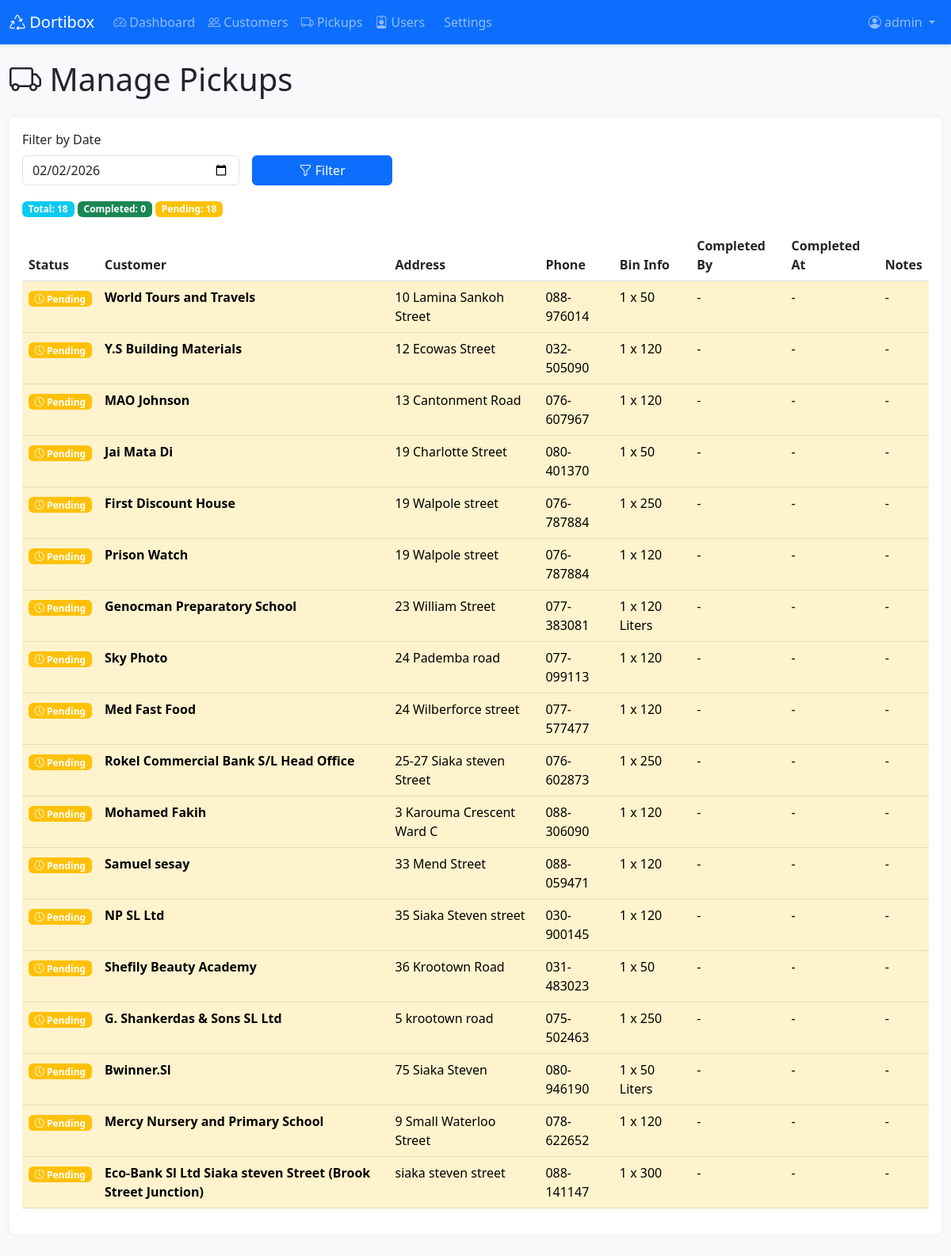
Before: /admin/pickups (signed in) with the older database file.
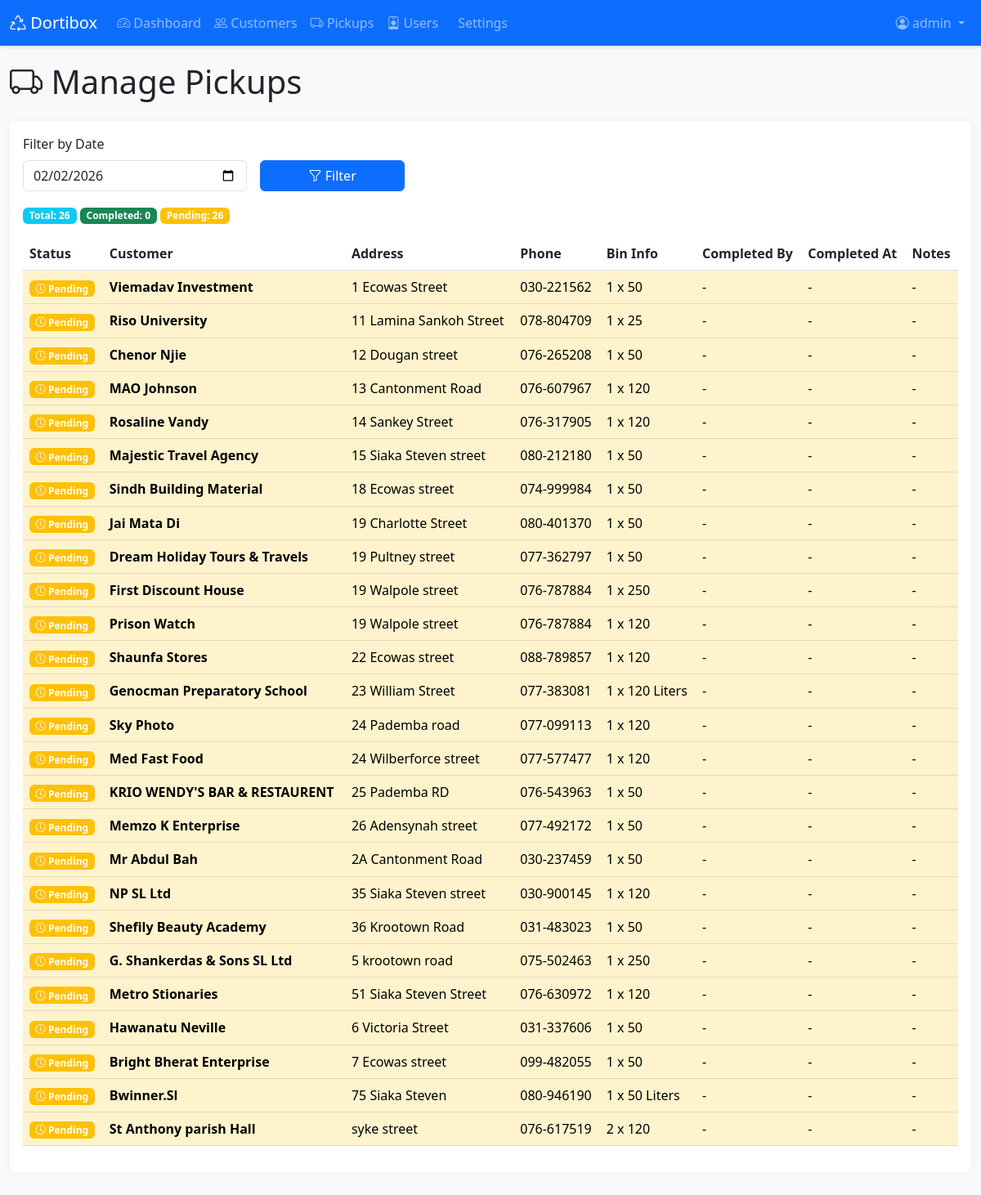
After: the same page with the newer database file.
### app.py (models this page shows, shortened)
class Pickup(db.Model):
    id = db.Column(db.Integer, primary_key=True)
    customer_id = db.Column(db.Integer, db.ForeignKey('customer.id'), nullable=False)
    pickup_date = db.Column(db.Date, nullable=False)
    completed = db.Column(db.Boolean, default=False)
    completed_at = db.Column(db.DateTime)
    completed_by = db.Column(db.String(100))
    notes = db.Column(db.Text)

class Customer(db.Model):
    id = db.Column(db.Integer, primary_key=True)
    customer_number = db.Column(db.Integer)
    customer_name = db.Column(db.String(200), nullable=False)
    address = db.Column(db.String(300))
    phone_number = db.Column(db.String(50))
    type = db.Column(db.String(100))
    ward = db.Column(db.String(100))
    bin_size = db.Column(db.String(50))  # Now stores multiple sizes like "300L, 50L"
    bin_qty = db.Column(db.Integer)
    frequency = db.Column(db.String(50))
    time = db.Column(db.String(50))
    monday = db.Column(db.Integer, default=0)
    tuesday = db.Column(db.Integer, default=0)
    wednesday = db.Column(db.Integer, default=0)
    thursday = db.Column(db.Integer, default=0)
    friday = db.Column(db.Integer, default=0)
    saturday = db.Column(db.Integer, default=0)
    sales_rep = db.Column(db.String(100))
    payment_type = db.Column(db.String(100))
    subscription_start = db.Column(db.Date)
    subscription_end = db.Column(db.Date)
    active = db.Column(db.String(10))
    target_month_start = db.Column(db.Date)
    target_month_end = db.Column(db.Date)
    month_acquired = db.Column(db.String(50))
    amount_paid = db.Column(db.Float)
    pickups = db.relationship('Pickup', backref='customer', lazy=True, cascade='all, delete-orphan')

### app.py (the view)
@app.route('/admin/pickups')
@admin_required
def admin_pickups():
    date_filter = request.args.get('date', date.today().isoformat())
    filter_date = datetime.strptime(date_filter, '%Y-%m-%d').date()
    day_name = filter_date.strftime('%A').lower()
    day_column_map = {
        'monday': Customer.monday,
        'tuesday': Customer.tuesday,
        'wednesday': Customer.wednesday,
        'thursday': Customer.thursday,
        'friday': Customer.friday,
        'saturday': Customer.saturday
    }
    day_column = day_column_map.get(day_name)
    if day_column is not None:
        filter_date_obj = filter_date  # filter_date is already a date object
        customers_for_day = Customer.query.filter(
            day_column == 1,
            (Customer.active == 'Yes') | (Customer.active == 'yes'),
            db.or_(
                Customer.subscription_end.is_(None),  # No end date
                Customer.subscription_end >= filter_date_obj  # Or not expired on filter date
            )
        ).all()
        for customer in customers_for_day:
            existing_pickup = Pickup.query.filter_by(
                customer_id=customer.id,
                pickup_date=filter_date
            ).first()
            if not existing_pickup:
                pickup = Pickup(
                    customer_id=customer.id,
                    pickup_date=filter_date
                )
                db.session.add(pickup)
        db.session.commit()
    if day_column is not None:
        pickups = Pickup.query.filter_by(pickup_date=filter_date).join(Customer).filter(
            day_column == 1,
            (Customer.active == 'Yes') | (Customer.active == 'yes'),
            db.or_(
                Customer.subscription_end.is_(None),
                Customer.subscription_end >= filter_date
            )
        ).order_by(Pickup.completed, Customer.address).all()
    else:
        pickups = []
    return render_template('admin_pickups.html', pickups=pickups, filter_date=filter_date)

### app.py (called while the page is built)
@app.context_processor
def inject_now():
    return {
        'now': datetime.now,
        'abs': abs  # Add abs function
    }

def admin_required(f):
    @wraps(f)
    def decorated_function(*args, **kwargs):
        if 'user_id' not in session:
            flash('Please log in to access this page.', 'warning')
            return redirect(url_for('login'))
        user = User.query.get(session['user_id'])
        if user.role != 'admin':
            flash('You do not have permission to access this page.', 'danger')
            return redirect(url_for('dashboard'))
        return f(*args, **kwargs)
    return decorated_function

### templates/admin_pickups.html (shortened to what this page needs)
{% extends "base.html" %}
{% block content %}
<div class="container-fluid">
    <h1 class="mb-4"><i class="bi bi-truck"></i> Manage Pickups</h1>
    <div class="card">
        <div class="card-body">
            <form method="GET" class="row g-3 mb-3">
                <div class="col-md-3">
                    <label for="date" class="form-label">Filter by Date</label>
                    <input type="date" class="form-control" id="date" name="date"
                           value="{{ filter_date.strftime('%Y-%m-%d') }}">
                </div>
                <div class="col-md-2 d-flex align-items-end">
                    <button type="submit" class="btn btn-primary w-100">
                        <i class="bi bi-funnel"></i> Filter
                    </button>
                </div>
            </form>
            {% if pickups %}
            <div class="mb-3">
                <span class="badge bg-info">Total: {{ pickups|length }}</span>
                <span class="badge bg-success">Completed: {{ pickups|selectattr('completed')|list|length }}</span>
                <span class="badge bg-warning">Pending: {{ pickups|rejectattr('completed')|list|length }}</span>
            </div>
            <div class="table-responsive">
                <table class="table table-hover">
                    <thead>
                        <tr>
                            <th>Status</th>
                            <th>Customer</th>
                            <th>Address</th>
                            <th>Phone</th>
                            <th>Bin Info</th>
                            <th>Completed By</th>
                            <th>Completed At</th>
                            <th>Notes</th>
                        </tr>
                    </thead>
                    <tbody>
                        {% for pickup in pickups %}
                        <tr class="{% if pickup.completed %}table-success{% else %}table-warning{% endif %}">
                            <td>
                                {% if pickup.completed %}
                                <span class="badge bg-success">
                                    <i class="bi bi-check-circle"></i> Done
                                </span>
                                {% else %}
                                <span class="badge bg-warning">
                                    <i class="bi bi-clock"></i> Pending
                                </span>
                                {% endif %}
                            </td>
                            <td><strong>{{ pickup.customer.customer_name }}</strong></td>
                            <td>{{ pickup.customer.address or '-' }}</td>
                            <td>{{ pickup.customer.phone_number or '-' }}</td>
                            <td>{{ pickup.customer.bin_qty or 0 }} x {{ pickup.customer.bin_size or 'N/A' }}</td>
                            <td>{{ pickup.completed_by or '-' }}</td>
                            <td>
                                {% if pickup.completed_at %}
                                {{ pickup.completed_at.strftime('%I:%M %p') }}
                                {% else %}
                                -
                                {% endif %}
                            </td>
                            <td>
                                {% if pickup.notes %}
                                <span data-bs-toggle="tooltip" title="{{ pickup.notes }}">
                                    <i class="bi bi-chat-left-text"></i>
                                </span>
                                {% else %}
                                -
                                {% endif %}
                            </td>
                        </tr>
                        {% endfor %}
                    </tbody>
                </table>
            </div>
            {% else %}
            <div class="alert alert-info text-center">
                <i class="bi bi-info-circle" style="font-size: 3rem;"></i>
                <h4 class="mt-3">No Pickups</h4>
                <p>There are no pickups scheduled for this date.</p>
            </div>
            {% endif %}
        </div>
    </div>
</div>
{% endblock %}

### templates/base.html (shortened to what this page needs)
<!DOCTYPE html>
<html lang="en">
<head>
    <link href="https://cdn.jsdelivr.net/npm/bootstrap@5.3.0/dist/css/bootstrap.min.css" rel="stylesheet">
    <link rel="stylesheet" href="https://cdn.jsdelivr.net/npm/bootstrap-icons@1.10.0/font/bootstrap-icons.css">
</head>
<body>
    {% if session.user_id %}
    <nav class="navbar navbar-expand-lg navbar-dark bg-primary">
        <div class="container-fluid">
            <a class="navbar-brand" href="{{ url_for('dashboard') }}">
                <i class="bi bi-recycle"></i> Dortibox
            </a>
            <div class="collapse navbar-collapse" id="navbarNav">
                <ul class="navbar-nav me-auto">
                    {% if session.role == 'admin' %}
                    <li class="nav-item">
                        <a class="nav-link" href="{{ url_for('dashboard') }}">
                            <i class="bi bi-speedometer2"></i> Dashboard
                        </a>
                    </li>
                    <li class="nav-item">
                        <a class="nav-link" href="{{ url_for('admin_customers') }}">
                            <i class="bi bi-people"></i> Customers
                        </a>
                    </li>
                    <li class="nav-item">
                        <a class="nav-link" href="{{ url_for('admin_pickups') }}">
                            <i class="bi bi-truck"></i> Pickups
                        </a>
                    </li>
                    <li class="nav-item">
                        <a class="nav-link" href="{{ url_for('admin_users') }}">
                            <i class="bi bi-person-badge"></i> Users
                        </a>
                    </li>
                    <li class="nav-item">
                         <a class="nav-link" href="{{ url_for('settings') }}">
                            Settings
                         </a>
                    </li>
                    {% else %}
                    <li class="nav-item">
                        <a class="nav-link" href="{{ url_for('dashboard') }}">
                            <i class="bi bi-calendar-check"></i> Today's Pickups
                        </a>
                    </li>
                    {% endif %}
                </ul>
                <ul class="navbar-nav">
                    <li class="nav-item dropdown">
                        <a class="nav-link dropdown-toggle" href="#" id="userDropdown" role="button" data-bs-toggle="dropdown">
                            <i class="bi bi-person-circle"></i> {{ session.username }}
                        </a>
                    </li>
                </ul>
            </div>
        </div>
    </nav>
    {% endif %}
    <div class="container-fluid main-content">
        {% block content %}{% endblock %}
    </div>
</body>
</html>

### templates/base.html (style rules this page uses)
body { min-height: 100vh; background-color: #f8f9fa; }
.navbar { box-shadow: 0 2px 4px rgba(0,0,0,.1); }
.main-content { padding: 20px 0; }
.card { box-shadow: 0 0 10px rgba(0,0,0,.05); border: none; margin-bottom: 20px; }

Changed rows visible on the page:
removed Pickup: completed False (drawn), customer.customer_name "World Tours and Travels", customer "10 Lamina Sankoh Street", customer "088-976014", customer "1", customer "50", completed_by "-"
removed Pickup: completed False (drawn), customer.customer_name "Y.S Building Materials", customer "12 Ecowas Street", customer "032-505090", customer "1", customer "120", completed_by "-"
removed Pickup: completed False (drawn), customer.customer_name "Rokel Commercial Bank S/L Head Office", customer "25-27 Siaka steven Street", customer "076-602873", customer "1", customer "250", completed_by "-"
removed Pickup: completed False (drawn), customer.customer_name "Mohamed Fakih", customer "3 Karouma Crescent Ward C", customer "088-306090", customer "1", customer "120", completed_by "-"
removed Pickup: completed False (drawn), customer.customer_name "Samuel sesay", customer "33 Mend Street", customer "088-059471", customer "1", customer "120", completed_by "-"
removed Pickup: completed False (drawn), customer.customer_name "Mercy Nursery and Primary School", customer "9 Small Waterloo Street", customer "078-622652", customer "1", customer "120", completed_by "-"
removed Pickup: completed False (drawn), customer.customer_name "Eco-Bank Sl Ltd Siaka steven Street (Brook Street Junction)", customer "siaka steven street", customer "088-141147", customer "1", customer "300", completed_by "-"
added Pickup: completed False (drawn), customer.customer_name "Viemadav Investment", customer "1 Ecowas Street", customer "030-221562", customer "1", customer "50", completed_by "-"
added Pickup: completed False (drawn), customer.customer_name "Riso University", customer "11 Lamina Sankoh Street", customer "078-804709", customer "1", customer "25", completed_by "-"
added Pickup: completed False (drawn), customer.customer_name "Chenor Njie", customer "12 Dougan street", customer "076-265208", customer "1", customer "50", completed_by "-"
added Pickup: completed False (drawn), customer.customer_name "Rosaline Vandy", customer "14 Sankey Street", customer "076-317905", customer "1", customer "120", completed_by "-"
added Pickup: completed False (drawn), customer.customer_name "Majestic Travel Agency", customer "15 Siaka Steven street", customer "080-212180", customer "1", customer "50", completed_by "-"
added Pickup: completed False (drawn), customer.customer_name "Sindh Building Material", customer "18 Ecowas street", customer "074-999984", customer "1", customer "50", completed_by "-"
added Pickup: completed False (drawn), customer.customer_name "Dream Holiday Tours & Travels", customer "19 Pultney street", customer "077-362797", customer "1", customer "50", completed_by "-"
added Pickup: completed False (drawn), customer.customer_name "Shaunfa Stores", customer "22 Ecowas street", customer "088-789857", customer "1", customer "120", completed_by "-"
added Pickup: completed False (drawn), customer.customer_name "KRIO WENDY'S BAR & RESTAURENT", customer "25 Pademba RD", customer "076-543963", customer "1", customer "50", completed_by "-"
added Pickup: completed False (drawn), customer.customer_name "Memzo K Enterprise", customer "26 Adensynah street", customer "077-492172", customer "1", customer "50", completed_by "-"
added Pickup: completed False (drawn), customer.customer_name "Mr Abdul Bah", customer "2A Cantonment Road", customer "030-237459", customer "1", customer "50", completed_by "-"
added Pickup: completed False (drawn), customer.customer_name "Metro Stionaries", customer "51 Siaka Steven Street", customer "076-630972", customer "1", customer "120", completed_by "-"
added Pickup: completed False (drawn), customer.customer_name "Hawanatu Neville", customer "6 Victoria Street", customer "031-337606", customer "1", customer "50", completed_by "-"
added Pickup: completed False (drawn), customer.customer_name "Bright Bherat Enterprise", customer "7 Ecowas street", customer "099-482055", customer "1", customer "50", completed_by "-"
added Pickup: completed False (drawn), customer.customer_name "St Anthony parish Hall", customer "syke street", customer "076-617519", customer "2", customer "120", completed_by "-"
Other visible differences:
{{ pickups|length }}: "18" → "26"
{{ pickups|rejectattr('completed')|list|length }}: "18" → "26"
